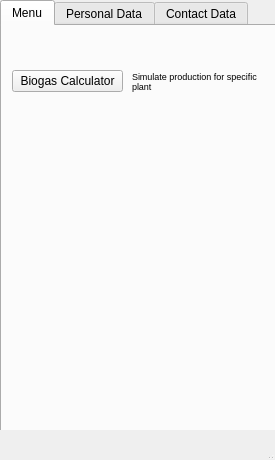
<?xml version="1.0" encoding="UTF-8"?>
<ui version="4.0">
 <class>Menu</class>
 <widget class="QMainWindow" name="Menu">
  <property name="geometry">
   <rect>
    <x>0</x>
    <y>0</y>
    <width>275</width>
    <height>460</height>
   </rect>
  </property>
  <property name="minimumSize">
   <size>
    <width>275</width>
    <height>0</height>
   </size>
  </property>
  <property name="maximumSize">
   <size>
    <width>275</width>
    <height>460</height>
   </size>
  </property>
  <property name="windowTitle">
   <string>Menu</string>
  </property>
  <widget class="QWidget" name="centralwidget">
   <property name="minimumSize">
    <size>
     <width>275</width>
     <height>430</height>
    </size>
   </property>
   <property name="maximumSize">
    <size>
     <width>275</width>
     <height>430</height>
    </size>
   </property>
   <widget class="QTabWidget" name="tabWidget">
    <property name="geometry">
     <rect>
      <x>0</x>
      <y>0</y>
      <width>281</width>
      <height>481</height>
     </rect>
    </property>
    <property name="currentIndex">
     <number>0</number>
    </property>
    <widget class="QWidget" name="tab_menu">
     <attribute name="title">
      <string>Menu</string>
     </attribute>
     <widget class="QWidget" name="verticalLayoutWidget">
      <property name="geometry">
       <rect>
        <x>10</x>
        <y>30</y>
        <width>111</width>
        <height>51</height>
       </rect>
      </property>
      <layout class="QVBoxLayout" name="verticalLayout">
       <item>
        <widget class="QPushButton" name="pushButton_biogas_calculator">
         <property name="text">
          <string>Biogas Calculator</string>
         </property>
        </widget>
       </item>
      </layout>
     </widget>
     <widget class="QWidget" name="verticalLayoutWidget_5">
      <property name="geometry">
       <rect>
        <x>130</x>
        <y>30</y>
        <width>131</width>
        <height>51</height>
       </rect>
      </property>
      <layout class="QVBoxLayout" name="verticalLayout_5">
       <item>
        <widget class="QLabel" name="label_6">
         <property name="font">
          <font>
           <pointsize>7</pointsize>
           <kerning>true</kerning>
          </font>
         </property>
         <property name="focusPolicy">
          <enum>Qt::NoFocus</enum>
         </property>
         <property name="acceptDrops">
          <bool>false</bool>
         </property>
         <property name="text">
          <string>Simulate production for specific plant</string>
         </property>
         <property name="textFormat">
          <enum>Qt::RichText</enum>
         </property>
         <property name="wordWrap">
          <bool>true</bool>
         </property>
        </widget>
       </item>
      </layout>
     </widget>
    </widget>
    <widget class="QWidget" name="tab_personal_data">
     <attribute name="title">
      <string>Personal Data</string>
     </attribute>
     <widget class="QWidget" name="horizontalLayoutWidget">
      <property name="geometry">
       <rect>
        <x>0</x>
        <y>0</y>
        <width>161</width>
        <height>31</height>
       </rect>
      </property>
      <layout class="QHBoxLayout" name="horizontalLayout">
       <item>
        <widget class="QLabel" name="label">
         <property name="maximumSize">
          <size>
           <width>50</width>
           <height>16777215</height>
          </size>
         </property>
         <property name="text">
          <string>User:</string>
         </property>
        </widget>
       </item>
       <item>
        <widget class="QLabel" name="label_username">
         <property name="text">
          <string>User</string>
         </property>
        </widget>
       </item>
      </layout>
     </widget>
     <widget class="QGroupBox" name="groupBox_personal_data">
      <property name="geometry">
       <rect>
        <x>0</x>
        <y>40</y>
        <width>271</width>
        <height>201</height>
       </rect>
      </property>
      <property name="font">
       <font>
        <weight>50</weight>
        <bold>false</bold>
       </font>
      </property>
      <property name="title">
       <string>Change Personal Data</string>
      </property>
      <property name="alignment">
       <set>Qt::AlignCenter</set>
      </property>
      <property name="flat">
       <bool>true</bool>
      </property>
      <widget class="QWidget" name="verticalLayoutWidget_2">
       <property name="geometry">
        <rect>
         <x>0</x>
         <y>20</y>
         <width>261</width>
         <height>131</height>
        </rect>
       </property>
       <layout class="QVBoxLayout" name="verticalLayout_2">
        <item>
         <layout class="QHBoxLayout" name="horizontalLayout_3">
          <item>
           <widget class="QLabel" name="label_4">
            <property name="text">
             <string>Name</string>
            </property>
           </widget>
          </item>
          <item>
           <widget class="QLineEdit" name="lineEdit_name">
            <property name="maximumSize">
             <size>
              <width>200</width>
              <height>16777215</height>
             </size>
            </property>
            <property name="maxLength">
             <number>100</number>
            </property>
           </widget>
          </item>
         </layout>
        </item>
        <item>
         <layout class="QHBoxLayout" name="horizontalLayout_6">
          <item>
           <widget class="QLabel" name="label_8">
            <property name="text">
             <string>Surname</string>
            </property>
           </widget>
          </item>
          <item>
           <widget class="QLineEdit" name="lineEdit_surname">
            <property name="maximumSize">
             <size>
              <width>200</width>
              <height>16777215</height>
             </size>
            </property>
            <property name="maxLength">
             <number>100</number>
            </property>
           </widget>
          </item>
         </layout>
        </item>
        <item>
         <layout class="QHBoxLayout" name="horizontalLayout_2">
          <item>
           <widget class="QLabel" name="label_2">
            <property name="text">
             <string>E-Mail</string>
            </property>
           </widget>
          </item>
          <item>
           <widget class="QLineEdit" name="lineEdit_email">
            <property name="maximumSize">
             <size>
              <width>200</width>
              <height>16777215</height>
             </size>
            </property>
            <property name="maxLength">
             <number>100</number>
            </property>
           </widget>
          </item>
         </layout>
        </item>
       </layout>
      </widget>
      <widget class="QPushButton" name="pushButton_update_data">
       <property name="geometry">
        <rect>
         <x>60</x>
         <y>160</y>
         <width>151</width>
         <height>28</height>
        </rect>
       </property>
       <property name="font">
        <font>
         <weight>50</weight>
         <italic>false</italic>
         <bold>false</bold>
        </font>
       </property>
       <property name="text">
        <string>Change Data</string>
       </property>
      </widget>
     </widget>
     <widget class="QGroupBox" name="groupBox_personal_data_2">
      <property name="geometry">
       <rect>
        <x>0</x>
        <y>250</y>
        <width>271</width>
        <height>161</height>
       </rect>
      </property>
      <property name="font">
       <font>
        <weight>50</weight>
        <bold>false</bold>
       </font>
      </property>
      <property name="title">
       <string>Change Password</string>
      </property>
      <property name="alignment">
       <set>Qt::AlignCenter</set>
      </property>
      <property name="flat">
       <bool>true</bool>
      </property>
      <widget class="QWidget" name="verticalLayoutWidget_3">
       <property name="geometry">
        <rect>
         <x>0</x>
         <y>20</y>
         <width>261</width>
         <height>88</height>
        </rect>
       </property>
       <layout class="QVBoxLayout" name="verticalLayout_4">
        <item>
         <layout class="QHBoxLayout" name="horizontalLayout_10">
          <item>
           <widget class="QLabel" name="label_10">
            <property name="text">
             <string>Old Password</string>
            </property>
           </widget>
          </item>
          <item>
           <widget class="QLineEdit" name="lineEdit_old_password">
            <property name="maximumSize">
             <size>
              <width>160</width>
              <height>16777215</height>
             </size>
            </property>
            <property name="maxLength">
             <number>30</number>
            </property>
            <property name="echoMode">
             <enum>QLineEdit::Password</enum>
            </property>
            <property name="alignment">
             <set>Qt::AlignRight|Qt::AlignTrailing|Qt::AlignVCenter</set>
            </property>
           </widget>
          </item>
         </layout>
        </item>
        <item>
         <layout class="QHBoxLayout" name="horizontalLayout_11">
          <item>
           <widget class="QLabel" name="label_11">
            <property name="text">
             <string>New Password</string>
            </property>
           </widget>
          </item>
          <item>
           <widget class="QLineEdit" name="lineEdit_new_password">
            <property name="maximumSize">
             <size>
              <width>160</width>
              <height>16777215</height>
             </size>
            </property>
            <property name="maxLength">
             <number>30</number>
            </property>
            <property name="echoMode">
             <enum>QLineEdit::PasswordEchoOnEdit</enum>
            </property>
            <property name="alignment">
             <set>Qt::AlignRight|Qt::AlignTrailing|Qt::AlignVCenter</set>
            </property>
           </widget>
          </item>
         </layout>
        </item>
       </layout>
      </widget>
      <widget class="QPushButton" name="pushButton_change_password">
       <property name="geometry">
        <rect>
         <x>60</x>
         <y>120</y>
         <width>151</width>
         <height>28</height>
        </rect>
       </property>
       <property name="font">
        <font>
         <weight>50</weight>
         <italic>false</italic>
         <bold>false</bold>
        </font>
       </property>
       <property name="text">
        <string>Change Password</string>
       </property>
      </widget>
     </widget>
    </widget>
    <widget class="QWidget" name="tab_contact_data">
     <attribute name="title">
      <string>Contact Data</string>
     </attribute>
     <widget class="QGroupBox" name="groupBox_personal_data_3">
      <property name="geometry">
       <rect>
        <x>0</x>
        <y>10</y>
        <width>271</width>
        <height>251</height>
       </rect>
      </property>
      <property name="font">
       <font>
        <weight>50</weight>
        <bold>false</bold>
       </font>
      </property>
      <property name="title">
       <string>Corespondance Adress</string>
      </property>
      <property name="alignment">
       <set>Qt::AlignCenter</set>
      </property>
      <property name="flat">
       <bool>true</bool>
      </property>
      <widget class="QWidget" name="verticalLayoutWidget_4">
       <property name="geometry">
        <rect>
         <x>0</x>
         <y>30</y>
         <width>261</width>
         <height>171</height>
        </rect>
       </property>
       <layout class="QVBoxLayout" name="verticalLayout_3">
        <item>
         <layout class="QHBoxLayout" name="horizontalLayout_7">
          <item>
           <widget class="QLabel" name="label_9">
            <property name="text">
             <string>Street</string>
            </property>
           </widget>
          </item>
          <item>
           <widget class="QLineEdit" name="lineEdit_street">
            <property name="maximumSize">
             <size>
              <width>180</width>
              <height>16777215</height>
             </size>
            </property>
            <property name="maxLength">
             <number>100</number>
            </property>
           </widget>
          </item>
         </layout>
        </item>
        <item>
         <layout class="QHBoxLayout" name="horizontalLayout_5">
          <item>
           <widget class="QLabel" name="label_3">
            <property name="text">
             <string>Number</string>
            </property>
           </widget>
          </item>
          <item>
           <widget class="QLineEdit" name="lineEdit_adress_number">
            <property name="maximumSize">
             <size>
              <width>180</width>
              <height>16777215</height>
             </size>
            </property>
            <property name="maxLength">
             <number>10</number>
            </property>
           </widget>
          </item>
         </layout>
        </item>
        <item>
         <layout class="QHBoxLayout" name="horizontalLayout_4">
          <item>
           <widget class="QLabel" name="label_5">
            <property name="text">
             <string>City</string>
            </property>
           </widget>
          </item>
          <item>
           <widget class="QLineEdit" name="lineEdit_city">
            <property name="maximumSize">
             <size>
              <width>180</width>
              <height>16777215</height>
             </size>
            </property>
            <property name="maxLength">
             <number>100</number>
            </property>
           </widget>
          </item>
         </layout>
        </item>
        <item>
         <layout class="QHBoxLayout" name="horizontalLayout_12">
          <item>
           <widget class="QLabel" name="label_12">
            <property name="text">
             <string>Postal Code</string>
            </property>
           </widget>
          </item>
          <item>
           <widget class="QLineEdit" name="lineEdit_postal_code">
            <property name="maximumSize">
             <size>
              <width>180</width>
              <height>16777215</height>
             </size>
            </property>
            <property name="maxLength">
             <number>10</number>
            </property>
           </widget>
          </item>
         </layout>
        </item>
        <item>
         <layout class="QHBoxLayout" name="horizontalLayout_9">
          <item>
           <widget class="QLabel" name="label_7">
            <property name="text">
             <string>Country</string>
            </property>
           </widget>
          </item>
          <item>
           <widget class="QLineEdit" name="lineEdit_country">
            <property name="maximumSize">
             <size>
              <width>180</width>
              <height>16777215</height>
             </size>
            </property>
            <property name="maxLength">
             <number>50</number>
            </property>
           </widget>
          </item>
         </layout>
        </item>
       </layout>
      </widget>
      <widget class="QPushButton" name="pushButton_edit_address">
       <property name="geometry">
        <rect>
         <x>60</x>
         <y>210</y>
         <width>151</width>
         <height>28</height>
        </rect>
       </property>
       <property name="font">
        <font>
         <weight>50</weight>
         <italic>false</italic>
         <bold>false</bold>
        </font>
       </property>
       <property name="text">
        <string>Change/Add Address</string>
       </property>
      </widget>
     </widget>
     <widget class="QGroupBox" name="groupBox">
      <property name="geometry">
       <rect>
        <x>0</x>
        <y>280</y>
        <width>271</width>
        <height>121</height>
       </rect>
      </property>
      <property name="title">
       <string>Phone Numbers</string>
      </property>
      <property name="alignment">
       <set>Qt::AlignCenter</set>
      </property>
      <widget class="QPushButton" name="pushButton_phone_numbers">
       <property name="geometry">
        <rect>
         <x>50</x>
         <y>30</y>
         <width>171</width>
         <height>28</height>
        </rect>
       </property>
       <property name="text">
        <string>View Phone Numbers</string>
       </property>
      </widget>
     </widget>
    </widget>
   </widget>
  </widget>
  <widget class="QMenuBar" name="menubar">
   <property name="geometry">
    <rect>
     <x>0</x>
     <y>0</y>
     <width>275</width>
     <height>25</height>
    </rect>
   </property>
  </widget>
  <widget class="QStatusBar" name="statusbar">
   <property name="enabled">
    <bool>false</bool>
   </property>
   <property name="maximumSize">
    <size>
     <width>16777215</width>
     <height>5</height>
    </size>
   </property>
  </widget>
 </widget>
 <resources/>
 <connections/>
</ui>
